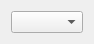
<ui version="4.0" >
 <class>SelectRemoteWindow</class>
 <widget class="QDialog" name="SelectRemoteWindow" >
  <property name="windowModality" >
   <enum>Qt::WindowModal</enum>
  </property>
  <property name="geometry" >
   <rect>
    <x>0</x>
    <y>0</y>
    <width>290</width>
    <height>41</height>
   </rect>
  </property>
  <property name="sizePolicy" >
   <sizepolicy vsizetype="Fixed" hsizetype="Preferred" >
    <horstretch>0</horstretch>
    <verstretch>0</verstretch>
   </sizepolicy>
  </property>
  <property name="windowTitle" >
   <string>Select associated remote</string>
  </property>
  <layout class="QVBoxLayout" name="verticalLayout" >
   <property name="sizeConstraint" >
    <enum>QLayout::SetFixedSize</enum>
   </property>
   <item>
    <widget class="QComboBox" name="comboBox" />
   </item>
  </layout>
 </widget>
 <resources/>
 <connections/>
</ui>
